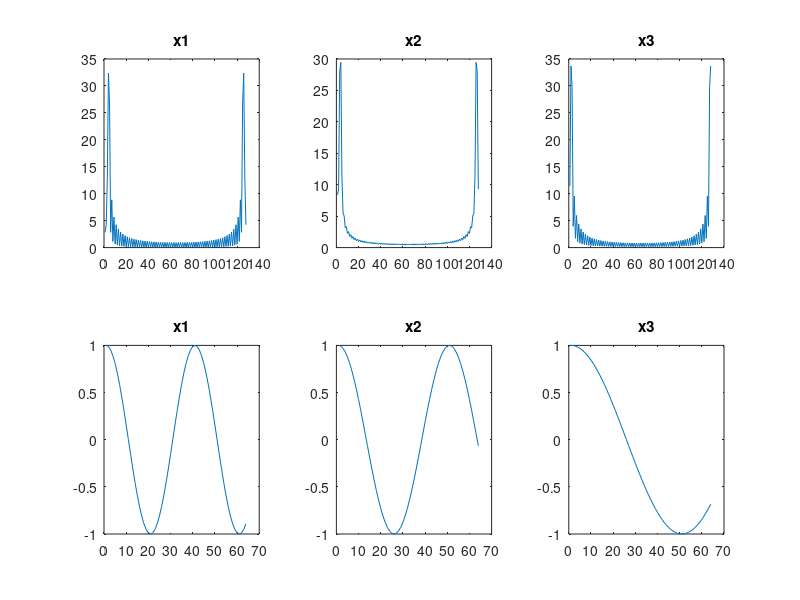

The MATLAB script that drew this image:
clc
clear all

fs1=800;
fs2=1000;
fs3=2000;


fd=20;

N=64;

n=0:N-1;

x1=cos(2*pi*fd*n/fs1);
x2=cos(2*pi*fd*n/fs2);
x3=cos(2*pi*fd*n/fs3);


subplot(2,3,1);
plot(abs(fft(x1,2*N)));
title('x1')
subplot(2,3,2);
plot(abs(fft(x2,2*N)));
title('x2')
subplot(2,3,3);
plot(abs(fft(x3,2*N)));
title('x3')

subplot(2,3,4);
plot(x1);
title('x1')
subplot(2,3,5);
plot(x2);
title('x2')
subplot(2,3,6);
plot(x3);
title('x3')



b=fir1(64,[0,0.5]);
